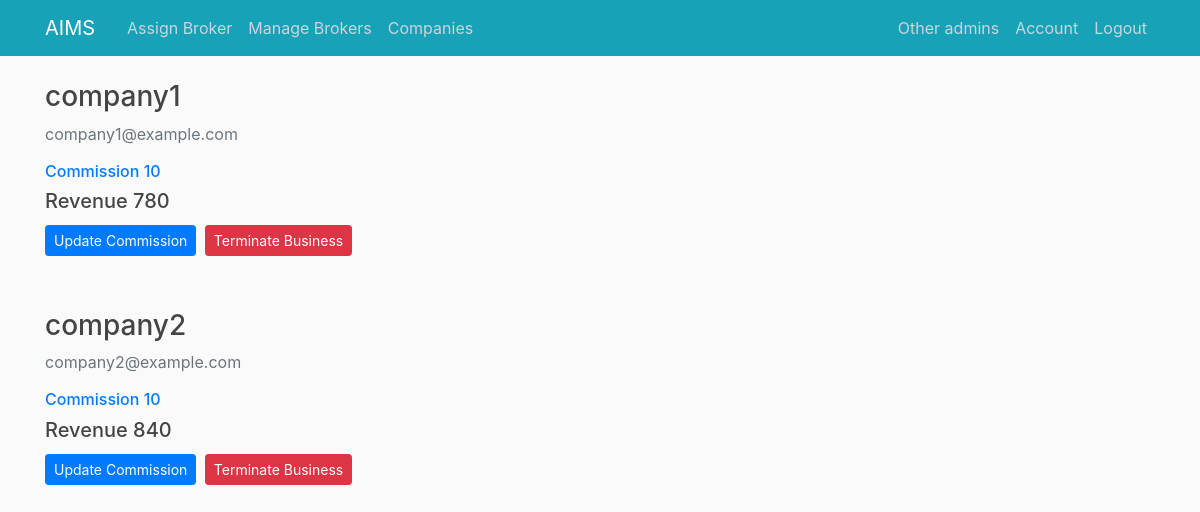
The app's page /viewcompanies (signed in), older data.
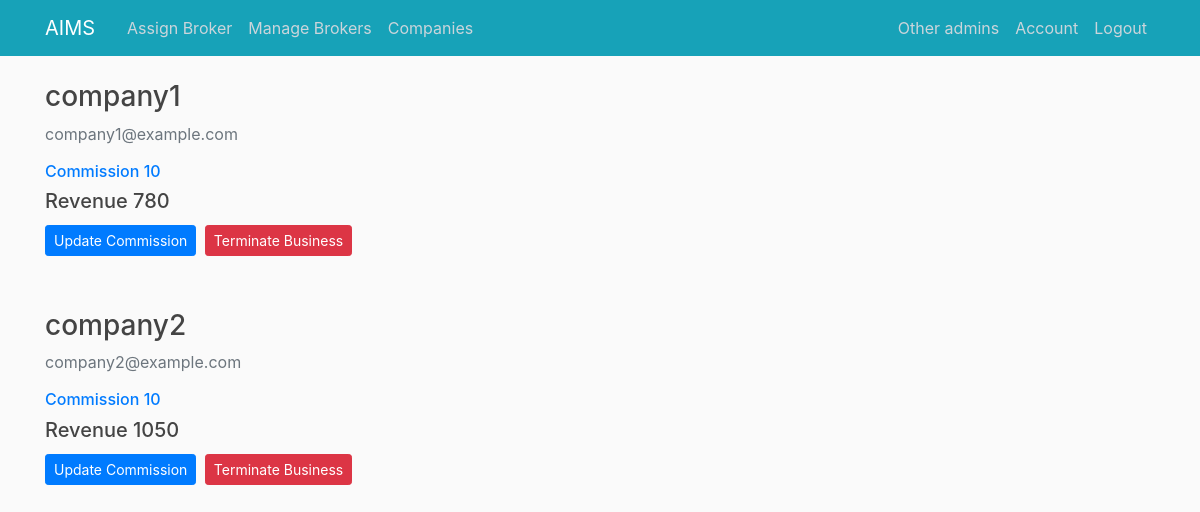
The same page, newer data.
### aims_/models.py (models this page shows, shortened)
class Company(db.Model, UserMixin):
    id = db.Column(db.Integer, primary_key=True)
    username = db.Column(db.String(20), unique=True, nullable=False)
    email = db.Column(db.String(120), unique=True, nullable=False)
    image_file = db.Column(db.String(20), nullable=False, default='default.png')
    password = db.Column(db.String(60), nullable=False)
    commission = db.Column(db.Integer,nullable=False,default = 10)
    revenue_generated = db.Column(db.Integer,nullable=False,default = 0)
    street = db.Column(db.String(120), nullable=False)
    phone = db.Column(db.String(20), nullable=False)
    invoices = db.relationship(
        'Invoice', backref='owner', cascade="all,delete", lazy=True)
    specializations = db.relationship('Specialization', backref='owners',cascade="all,delete", lazy=True)
    products = db.relationship(
        'Inventory', backref='product_owner', cascade="all,delete", lazy=True)

### aims_/routes.py (the view)
@app.route("/viewcompanies")
@login_required
def view_companies():
    if session['account_type']== 'admin':
        companies = Company.query.all()
        return render_template('view_companies.html', title='View Companies',companies = companies)
    abort(403)

### aims_/models.py (called while the page is built)
@login_manager.user_loader
def load_user(user_id):
    if 'account_type' in session:
        if session['account_type'] == 'broker':
            return Broker.query.get(int(user_id))
        elif session['account_type'] == 'admin':
            return Admin.query.get(int(user_id))
        elif session['account_type'] == 'company':
            return Company.query.get(int(user_id))
    return None

### aims_/templates/view_companies.html (shortened to what this page needs)
{% extends "layout.html" %}
{% block content %}
{% for company in companies %}
        <div class="media-body">
                <h3><a class="article-title">{{ company.username }}</a></h3>
                <p class="text-secondary">{{ company.email }}</p>
                <h6 class="text-primary">Commission {{ company.commission }}</h6>
                <h5 class="text-shadow">Revenue {{ company.revenue_generated }}</h5>
                <a class="btn btn-primary btn-sm mt-1 mb-1" href="{{ url_for('view_company_by_id', company_id=company.id) }}">Update Commission</a>
                <button type="button" class="btn btn-danger btn-sm m-1" data-toggle="modal" data-target="#deleteModal{{ company.id }}">Terminate Business</button>
        </div>
        <div class="col-md-9 mu-5 mb-5"></div>
{% endfor %}
{% endblock content %}

### aims_/templates/layout.html (shortened to what this page needs)
<!DOCTYPE html>
<html>
<head>
  <link rel="stylesheet" href="https://maxcdn.bootstrapcdn.com/bootstrap/4.0.0/css/bootstrap.min.css">
  <link rel="stylesheet" type="text/css" href="{{ url_for('static', filename='main.css') }}">
</head>
<body>
  <header class="site-header">
    <nav class="navbar navbar-expand-md navbar-dark bg-info fixed-top">
      <div class="container">
        <a class="navbar-brand mr-4" href="/">AIMS</a>
        <div class="collapse navbar-collapse" id="navbarToggle">
          <div class="navbar-nav mr-auto">
            {% if current_user.is_authenticated %}
              {% if session['account_type']=='broker' %}
                <a class="nav-item nav-link" href="{{ url_for('view_invoices') }}">Process</a>
              {% elif session['account_type']=='admin'%}
                <a class="nav-item nav-link" href="{{ url_for('view_invoices') }}">Assign Broker</a>
                <a class="nav-item nav-link" href="{{ url_for('view_brokers') }}">Manage Brokers</a>
                <a class="nav-item nav-link" href="{{ url_for('view_companies') }}">Companies</a>
              {% endif %}
            {% else %}
              <a class="nav-item nav-link" href="{{ url_for('home') }}">Home</a>
            {% endif %}
          </div>
          <div class="navbar-nav">
            {% if current_user.is_authenticated %}
            <a class="nav-item nav-link" href="{{ url_for('fellowdisp') }}">Other {{session['account_type']}}s</a>
            <a class="nav-item nav-link" href="{{ url_for('account',user_id = current_user.id) }}">Account</a>
            <a class="nav-item nav-link" href="{{ url_for('logout') }}">Logout</a>
            {% else %}
              <a class="nav-item nav-link" href="{{ url_for('login') }}">Login</a>
              <a class="nav-item nav-link" href="{{ url_for('register') }}">Register</a>
            {% endif %}
          </div>
        </div>
      </div>
    </nav>
  </header>
  <main role="main" class="container">
    <div class="row">
      <div class="col-md-8">
        {% block content %}{% endblock %}
      </div>
      <div class="col-md-4"></div>
    </div>
  </main>
</body>
</html>

### aims_/static/main.css (style rules this page uses)
body { background: #fafafa; color: #333333; margin-top: 5rem; }
h1, h2, h3, h4, h5, h6 { color: #444444; }
.site-header .navbar-nav .nav-link { color: #cbd5db; }
.article-title { color: #444444; }

Row changes from the older to the newer data that the page shows:
changed Company "company2": revenue_generated "840" → "1050"
